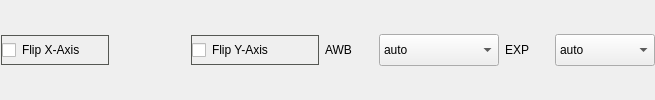
            <widget class="QWidget" name="horizontalWidget12" native="true">
             <property name="sizePolicy">
              <sizepolicy hsizetype="Expanding" vsizetype="Fixed">
               <horstretch>0</horstretch>
               <verstretch>0</verstretch>
              </sizepolicy>
             </property>
             <layout class="QHBoxLayout" name="horizontalLayout_33">
              <property name="leftMargin">
               <number>1</number>
              </property>
              <property name="topMargin">
               <number>0</number>
              </property>
              <property name="rightMargin">
               <number>0</number>
              </property>
              <property name="bottomMargin">
               <number>0</number>
              </property>
              <item>
               <widget class="QCheckBox" name="checkBoxFlipX">
                <property name="sizePolicy">
                 <sizepolicy hsizetype="Fixed" vsizetype="Fixed">
                  <horstretch>0</horstretch>
                  <verstretch>0</verstretch>
                 </sizepolicy>
                </property>
                <property name="minimumSize">
                 <size>
                  <width>108</width>
                  <height>30</height>
                 </size>
                </property>
                <property name="maximumSize">
                 <size>
                  <width>108</width>
                  <height>30</height>
                 </size>
                </property>
                <property name="styleSheet">
                 <string notr="true">border: 1px solid;
border-color: rgb(85, 87, 83);</string>
                </property>
                <property name="text">
                 <string>Flip X-Axis</string>
                </property>
               </widget>
              </item>
              <item>
               <spacer name="horizontalSpacer_3">
                <property name="sizeType">
                 <enum>QSizePolicy::Fixed</enum>
                </property>
                <property name="sizeHint" stdset="0">
                 <size>
                  <width>76</width>
                  <height>20</height>
                 </size>
                </property>
               </spacer>
              </item>
              <item>
               <widget class="QCheckBox" name="checkBoxFlipY">
                <property name="sizePolicy">
                 <sizepolicy hsizetype="Fixed" vsizetype="Fixed">
                  <horstretch>0</horstretch>
                  <verstretch>0</verstretch>
                 </sizepolicy>
                </property>
                <property name="minimumSize">
                 <size>
                  <width>128</width>
                  <height>30</height>
                 </size>
                </property>
                <property name="maximumSize">
                 <size>
                  <width>128</width>
                  <height>30</height>
                 </size>
                </property>
                <property name="styleSheet">
                 <string notr="true">border: 1px solid;
border-color: rgb(85, 87, 83);</string>
                </property>
                <property name="text">
                 <string>Flip Y-Axis</string>
                </property>
               </widget>
              </item>
              <item>
               <widget class="QLabel" name="label_34">
                <property name="sizePolicy">
                 <sizepolicy hsizetype="Fixed" vsizetype="Fixed">
                  <horstretch>0</horstretch>
                  <verstretch>0</verstretch>
                 </sizepolicy>
                </property>
                <property name="minimumSize">
                 <size>
                  <width>48</width>
                  <height>30</height>
                 </size>
                </property>
                <property name="maximumSize">
                 <size>
                  <width>48</width>
                  <height>30</height>
                 </size>
                </property>
                <property name="text">
                 <string>AWB</string>
                </property>
               </widget>
              </item>
              <item>
               <widget class="QComboBox" name="comboBoxAWB">
                <property name="sizePolicy">
                 <sizepolicy hsizetype="Fixed" vsizetype="Fixed">
                  <horstretch>0</horstretch>
                  <verstretch>0</verstretch>
                 </sizepolicy>
                </property>
                <property name="minimumSize">
                 <size>
                  <width>120</width>
                  <height>32</height>
                 </size>
                </property>
                <property name="maximumSize">
                 <size>
                  <width>120</width>
                  <height>32</height>
                 </size>
                </property>
                <property name="font">
                 <font>
                  <weight>50</weight>
                  <bold>false</bold>
                 </font>
                </property>
                <property name="styleSheet">
                 <string notr="true">QScrollBar { 
	width: 40px;
	background-color: rgba(85, 87, 83, 0.7);
}
QComboBox::item {
	padding-top: 6px;
	padding-bottom: 6px;
	height: 32px;
	min-height: 32px;
}
QComboBox::item:selected {
	background-color: rgb(78, 154, 6);
	padding-top: 6px;
	padding-bottom: 6px;
	height: 32px;
	min-height: 32px;
}</string>
                </property>
                <item>
                 <property name="text">
                  <string>auto</string>
                 </property>
                </item>
                <item>
                 <property name="text">
                  <string>sunlight</string>
                 </property>
                </item>
                <item>
                 <property name="text">
                  <string>cloudy</string>
                 </property>
                </item>
                <item>
                 <property name="text">
                  <string>shade</string>
                 </property>
                </item>
                <item>
                 <property name="text">
                  <string>tungsten</string>
                 </property>
                </item>
                <item>
                 <property name="text">
                  <string>fluorescent</string>
                 </property>
                </item>
                <item>
                 <property name="text">
                  <string>incandescent</string>
                 </property>
                </item>
                <item>
                 <property name="text">
                  <string>flash</string>
                 </property>
                </item>
                <item>
                 <property name="text">
                  <string>horizon</string>
                 </property>
                </item>
                <item>
                 <property name="text">
                  <string>off</string>
                 </property>
                </item>
               </widget>
              </item>
              <item>
               <widget class="QLabel" name="label_32">
                <property name="sizePolicy">
                 <sizepolicy hsizetype="Fixed" vsizetype="Preferred">
                  <horstretch>0</horstretch>
                  <verstretch>0</verstretch>
                 </sizepolicy>
                </property>
                <property name="minimumSize">
                 <size>
                  <width>44</width>
                  <height>30</height>
                 </size>
                </property>
                <property name="maximumSize">
                 <size>
                  <width>44</width>
                  <height>30</height>
                 </size>
                </property>
                <property name="text">
                 <string>EXP</string>
                </property>
               </widget>
              </item>
              <item>
               <widget class="QComboBox" name="comboBoxEXP">
                <property name="sizePolicy">
                 <sizepolicy hsizetype="Expanding" vsizetype="Fixed">
                  <horstretch>0</horstretch>
                  <verstretch>0</verstretch>
                 </sizepolicy>
                </property>
                <property name="minimumSize">
                 <size>
                  <width>0</width>
                  <height>32</height>
                 </size>
                </property>
                <property name="maximumSize">
                 <size>
                  <width>16777215</width>
                  <height>32</height>
                 </size>
                </property>
                <property name="styleSheet">
                 <string notr="true">QScrollBar { 
	width: 40px;
	background-color: rgba(85, 87, 83, 0.7);
}
QComboBox::item {
	padding-top: 6px;
	padding-bottom: 6px;
	height: 32px;
	min-height: 32px;
}
QComboBox::item:selected {
	background-color: rgb(78, 154, 6);
	padding-top: 6px;
	padding-bottom: 6px;
	height: 32px;
	min-height: 32px;
}</string>
                </property>
                <item>
                 <property name="text">
                  <string>auto</string>
                 </property>
                </item>
                <item>
                 <property name="text">
                  <string>night</string>
                 </property>
                </item>
                <item>
                 <property name="text">
                  <string>nightpreview</string>
                 </property>
                </item>
                <item>
                 <property name="text">
                  <string>backlight</string>
                 </property>
                </item>
                <item>
                 <property name="text">
                  <string>spotlight</string>
                 </property>
                </item>
                <item>
                 <property name="text">
                  <string>sports</string>
                 </property>
                </item>
                <item>
                 <property name="text">
                  <string>snow</string>
                 </property>
                </item>
                <item>
                 <property name="text">
                  <string>beach</string>
                 </property>
                </item>
                <item>
                 <property name="text">
                  <string>verylong</string>
                 </property>
                </item>
                <item>
                 <property name="text">
                  <string>fixedfps</string>
                 </property>
                </item>
                <item>
                 <property name="text">
                  <string>antishake</string>
                 </property>
                </item>
                <item>
                 <property name="text">
                  <string>fireworks</string>
                 </property>
                </item>
                <item>
                 <property name="text">
                  <string>off</string>
                 </property>
                </item>
               </widget>
              </item>
             </layout>
            </widget>
